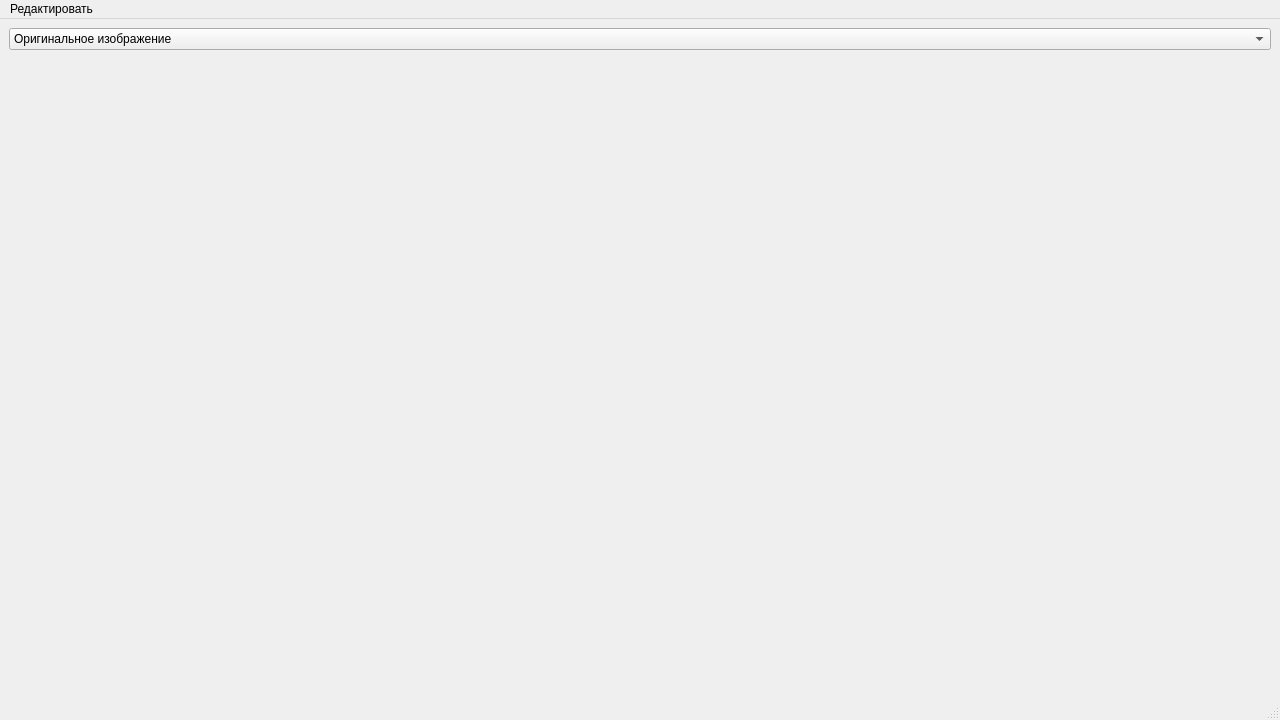
<?xml version="1.0" encoding="UTF-8"?>
<ui version="4.0">
 <class>MainWindow</class>
 <widget class="QMainWindow" name="MainWindow">
  <property name="geometry">
   <rect>
    <x>0</x>
    <y>0</y>
    <width>1280</width>
    <height>720</height>
   </rect>
  </property>
  <property name="sizePolicy">
   <sizepolicy hsizetype="Fixed" vsizetype="Fixed">
    <horstretch>0</horstretch>
    <verstretch>0</verstretch>
   </sizepolicy>
  </property>
  <property name="maximumSize">
   <size>
    <width>1280</width>
    <height>720</height>
   </size>
  </property>
  <property name="windowTitle">
   <string>EasyEdit</string>
  </property>
  <property name="tabShape">
   <enum>QTabWidget::Rounded</enum>
  </property>
  <widget class="QWidget" name="centralwidget">
   <property name="sizePolicy">
    <sizepolicy hsizetype="Fixed" vsizetype="Fixed">
     <horstretch>0</horstretch>
     <verstretch>0</verstretch>
    </sizepolicy>
   </property>
   <property name="maximumSize">
    <size>
     <width>1280</width>
     <height>677</height>
    </size>
   </property>
   <layout class="QVBoxLayout" name="verticalLayout">
    <item>
     <widget class="QComboBox" name="optionBox">
      <property name="locale">
       <locale language="Russian" country="Russia"/>
      </property>
      <property name="editable">
       <bool>false</bool>
      </property>
      <item>
       <property name="text">
        <string>Оригинальное изображение</string>
       </property>
      </item>
      <item>
       <property name="text">
        <string>Красный канал изображения</string>
       </property>
      </item>
      <item>
       <property name="text">
        <string>Зеленый канал изображения</string>
       </property>
      </item>
      <item>
       <property name="text">
        <string>Синий канал изображения</string>
       </property>
      </item>
     </widget>
    </item>
    <item>
     <widget class="QLabel" name="picture">
      <property name="text">
       <string/>
      </property>
      <property name="pixmap">
       <pixmap>../../Pictures/WALLPAPERS/1.jpg</pixmap>
      </property>
      <property name="scaledContents">
       <bool>true</bool>
      </property>
     </widget>
    </item>
   </layout>
  </widget>
  <widget class="QMenuBar" name="menubar">
   <property name="geometry">
    <rect>
     <x>0</x>
     <y>0</y>
     <width>1280</width>
     <height>22</height>
    </rect>
   </property>
   <widget class="QMenu" name="menu">
    <property name="title">
     <string>Редактировать</string>
    </property>
    <addaction name="add_sharpness"/>
    <addaction name="change_angle"/>
    <addaction name="paint_line"/>
   </widget>
   <addaction name="menu"/>
  </widget>
  <widget class="QStatusBar" name="statusbar"/>
  <action name="add_sharpness">
   <property name="text">
    <string>Повысить резкость</string>
   </property>
  </action>
  <action name="change_angle">
   <property name="text">
    <string>Повернуть изображение на введенный угол</string>
   </property>
  </action>
  <action name="paint_line">
   <property name="text">
    <string>Нарисовать линию</string>
   </property>
  </action>
 </widget>
 <resources/>
 <connections/>
</ui>
